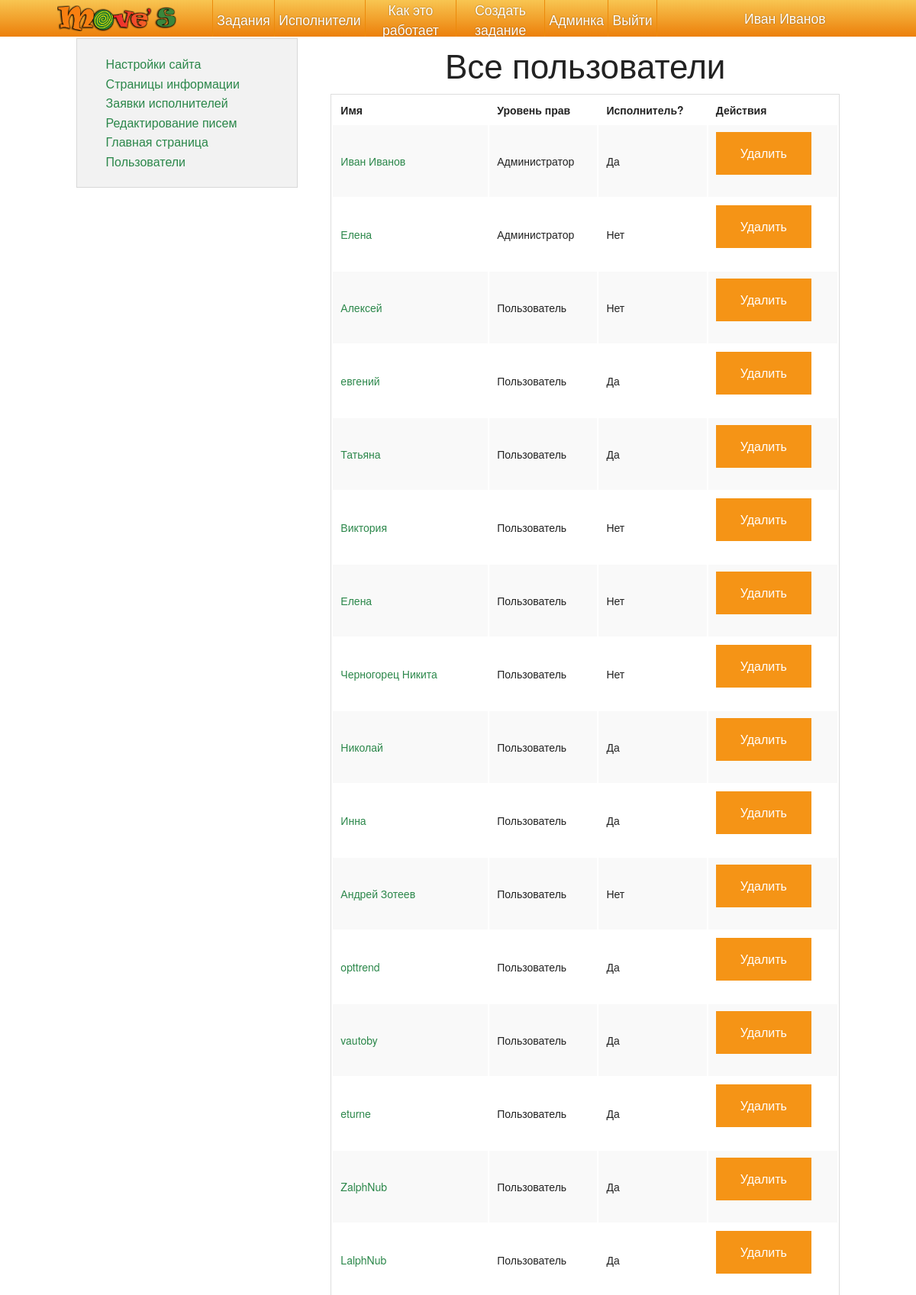
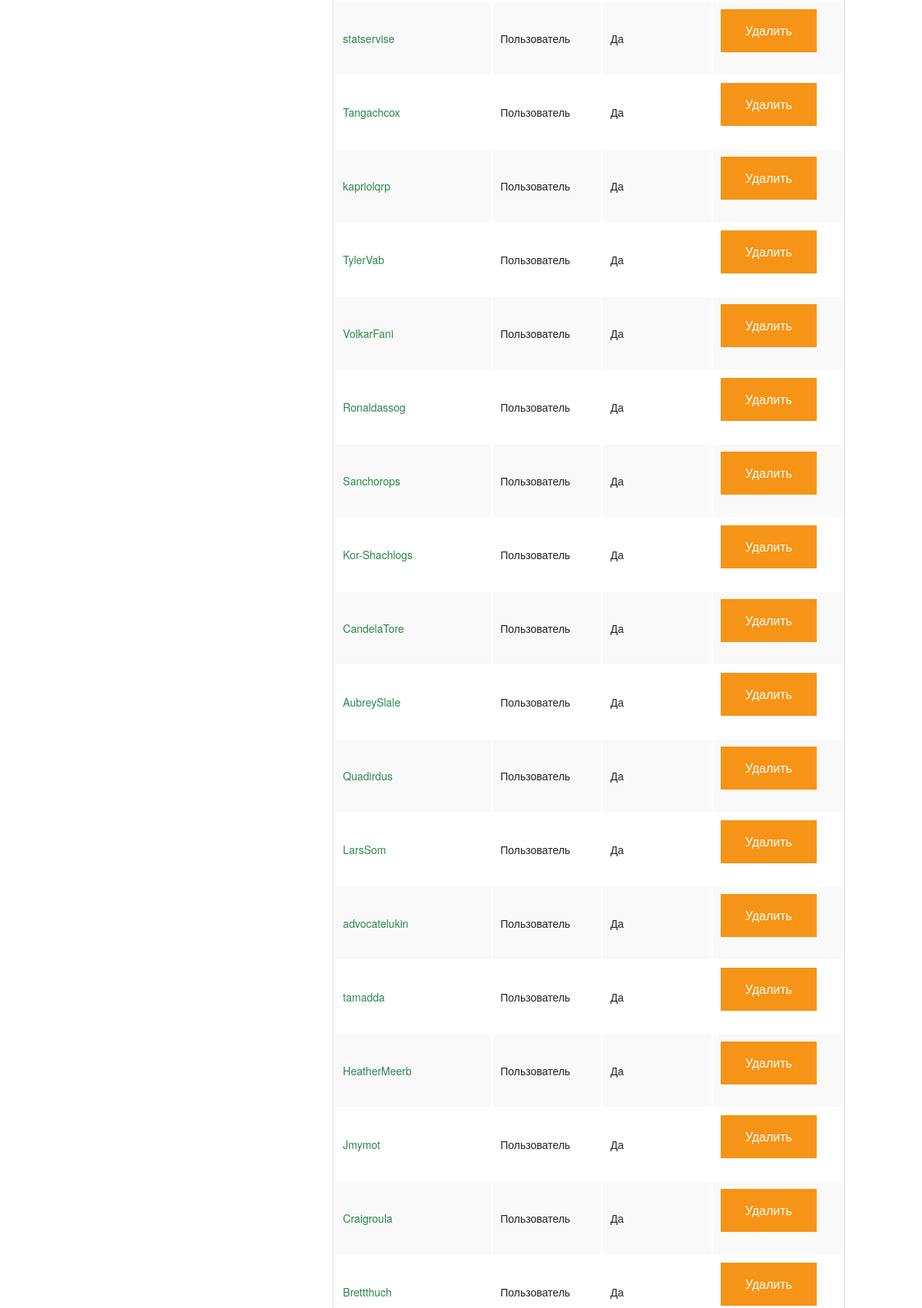
The page /admin/users/ (signed in, upper part) on the database its author committed (2 pictures, top to bottom).
### project/modules/user/model.py (models this page shows, shortened)
class User(Model, UserMixin):
    id = Column(db.Integer, primary_key=True)
    full_name = Column(db.String(255), nullable=False)
    registered_at = Column(db.DateTime, default=datetime.datetime.utcnow)
    last_visited_at = Column(db.DateTime, default=None)
    phone = Column(db.String(100))
    email = Column(db.String(100), unique=False)
    password = Column(db.String(64), nullable=False)
    password_salt = Column(db.String(8), nullable=False)
    city = Column(db.String(255), nullable=False)
    active = Column(db.Boolean, default=True, nullable=False) # Is account activated
    email_confirmed = Column(db.Boolean, default=False, nullable=False) # Is account activated
    phone_confirmed = Column(db.Boolean, default=False, nullable=False) # Is phone confirmed
    doer = Column(db.Boolean, default=True, nullable=False)   # Does a user have doer rights
    task_categories = relationship('Category', secondary=category_to_doer, backref=db.backref('doers', lazy='dynamic'))
    balance = Column(db.Numeric(precision=15, scale=2), default=0)
    avatar_id = Column(db.Integer, db.ForeignKey('upload.id'), nullable=True)
    avatar = relationship('Upload', foreign_keys=[avatar_id], uselist=False)
    rights = Column(db.String(100), nullable=False, default='user')
    roles = db.relationship('Role', secondary=role_to_user, backref=db.backref('users', lazy='dynamic'))
    age = Column(db.Integer)
    about = Column(db.Text(2048), default='')
    deleted = Column(db.Boolean, default=False, nullable=False)
    _rating = Column('rating', db.Float, nullable=False, default=0.0)
    @hybrid_property
    def rating(self):
        return self._rating
    @rating.setter
    def rating(self, value):
        raise Exception('Please, use User.add_rating(rater, value) and User.remove_rating(rating_id) methods')
    def is_authenticated(self):
        return True

### project/modules/admin/views.py (the view)
@frontend.route('admin/users/', methods=['GET'])
@rights_required('admin')
def admin_users():
    return render_template('admin/users.html', **{
        'all_users': User.query.filter_by(deleted=False).all()
    })

### project/security.py (called while the page is built)
@login_manager.user_loader
def load_user(id):
    print('USER LOADER CALLED')
    result = User.query.get( int(id) )
    print('REQUESTED USER ID: {}'.format(id))
    print('REQUESTED USER: {}'.format(result))
    return result

### project/template_globals.py (called while the page is built)
@app.template_filter('nl2br')
def nl2br(value):
    value = re.sub(r'\r\n|\r|\n', '\n', value)
    return Markup(value.replace('\n', '<br />'))

@app.template_filter('oneline')
def oneline(value):
    value = re.sub(r'\r\n|\r|\n', '\n', value)
    return Markup(value.replace('\n', ' '))

@app.template_filter('rights_level_russian')
def rights_level_russian(rights_level_string):
    s = rights_level_string.strip().lower()
    if s == 'guest': return 'Гость'
    if s == 'user': return 'Пользователь'
    if s == 'moderator': return 'Модератор'
    if s == 'admin': return 'Администратор'
    return rights_level_string

@app.context_processor
def inject_globals():
	return {
		'now': datetime.datetime.now(),
		'settings': Constant.query.filter_by(active=True).first(),
		'config': config,
        'user_avatar_link': user_avatar_link,
        'has_rights': has_rights
	}

### project/util.py (called while the page is built)
def has_rights(user, rights):
    rights_level = user.rights or 'guest'
    if rights_level not in rights_order or rights not in rights_order:
        return False
    if rights_order.index(rights_level) < rights_order.index(rights):
        return False
    return True

def rights_required(rights):
    def decorator(f):
        @functools.wraps(f)
        def wrapper(*args, **kwargs):
            if not has_rights(current_user, rights):
                return redirect( url_for('frontend.access_denied') )
            return f(*args, **kwargs)
        return wrapper
    return decorator

### templates/admin/users.html (shortened to what this page needs)
{% extends 'admin/admin_base.html' %}
{% block controller %}admin_users{% endblock %}
{% block admin_page %}
	<h1>Все пользователи</h1>
	<table class="admin-all-users" style="width: 100%">
	<tr><th>Имя</th><th>Уровень прав</th><th>Исполнитель?</th><th>Действия</th></tr>
	{% for user in all_users %}
		<tr>
			<td><a href="{{ url_for('frontend.user_view', id=user.id) }}">{{ user.full_name }}</a></td>
			<td>{{ user.rights|rights_level_russian }}</td>
			<td>{{ 'Да' if user.doer else 'Нет' }}</td>
			<td><button class="btn btn-small js-admin-delete-user" data-user-id="{{ user.id }}">Удалить</button></td>
		</tr>
	{% endfor %}
	</table>
{% endblock admin_page %}

### templates/base.html (shortened to what this page needs)
<!doctype html>
<html class="no-js" lang="ru">
<head>
    {% block styles %}
    <link rel="stylesheet" href="/static/assets/css/app.css">
    <link rel="stylesheet" href="/static/assets/css/additional_styles.css">
    <link rel="stylesheet" href="/static/assets/css/jquery.datetimepicker.css">
    <link rel="stylesheet" href="/static/assets/css/magnific-popup.css">
    <link rel="stylesheet" href="/static/assets/css/chosen.min.css">
    <link rel="stylesheet" href="/static/assets/css/trumbowyg/trumbowyg.min.css">
    {% endblock %}
</head>
<body class="{% block controller %}{% endblock %}">
    <div class="off-canvas-wrap" data-offcanvas>
        <div class="inner-wrap">
            {% block menu %}
            <div class="row full-width sticky-header hide-for-small-only">
                <div class="small-2 columns hide-for-medium-only sticky-header__logo">
                    <div class="center-y">
                        <a href="{{ url_for('frontend.index') }}" class="sticky-header__link"><img class="sticky-header__logo" src="/static/assets/img/logo_shaded.png"></a>
                    </div>
                </div>
                <nav class="small-7 columns sticky-header__items">
                    <div class="center-y">
                        <a href="{{ url_for('frontend.task_list') }}" class="sticky-header__nav-link">Задания</a>
                        <a href="{{ url_for('frontend.user_list') }}" class="sticky-header__nav-link">Исполнители</a>
                        <a href="{{ url_for('frontend.info') }}" class="sticky-header__nav-link last">Как это работает</a>
						{% if current_user.is_authenticated() %}
                        <a href="{{ url_for('frontend.task_new') }}" class="sticky-header__nav-link">Создать задание</a>
                        {% if current_user.rights == 'admin' %}
                        <a href="{{ url_for('frontend.admin_settings') }}" class="sticky-header__nav-link last">Админка</a>
                        {% endif %}
                        <a href="{{ url_for('frontend.logout') }}" class="sticky-header__nav-link">Выйти</a>
						{% endif %}
                    </div>
                </nav>
                <div class="small-2 columns sticky-header__profile">
                    <div class="center-y">
                        {% if current_user.is_authenticated() %}
                        <a href="{{ url_for('frontend.user_view', id = current_user.id) }}">{{ current_user.full_name }}</a>
                        {% else %}
                            <a href="{{ url_for('frontend.login') }}" class="sticky-header__nav-link">Вход</a>
                            <a href="{{ url_for('frontend.reg') }}" class="sticky-header__nav-link">Регистрация</a>
                        {% endif %}
                    </div>
                </div>
            </div>
            {% endblock menu %}
            <div class="content-pad">
            {% block body %}
            {% endblock %}
            </div>
        </div>
    </div>
</body>
</html>

### static/assets/css/additional_styles.css (style rules this page uses)
.sticky-header a { font-size: 1.1em; }

### rows shown on the page
User: full_name "Иван Иванов", rights|rights_level_russian "Администратор", doer "Да"
User: full_name "Елена", rights|rights_level_russian "Администратор", doer "Нет"
User: full_name "Алексей", rights|rights_level_russian "Пользователь", doer "Нет"
User: full_name "евгений", rights|rights_level_russian "Пользователь", doer "Да"
User: full_name "Татьяна", rights|rights_level_russian "Пользователь", doer "Да"
User: full_name "Виктория", rights|rights_level_russian "Пользователь", doer "Нет"
User: full_name "Елена", rights|rights_level_russian "Пользователь", doer "Нет"
User: full_name "Черногорец Никита", rights|rights_level_russian "Пользователь", doer "Нет"
User: full_name "Николай", rights|rights_level_russian "Пользователь", doer "Да"
User: full_name "Инна", rights|rights_level_russian "Пользователь", doer "Да"
User: full_name "Андрей Зотеев", rights|rights_level_russian "Пользователь", doer "Нет"
User: full_name "opttrend", rights|rights_level_russian "Пользователь", doer "Да"
User: full_name "vautoby", rights|rights_level_russian "Пользователь", doer "Да"
User: full_name "eturne", rights|rights_level_russian "Пользователь", doer "Да"
User: full_name "ZalphNub", rights|rights_level_russian "Пользователь", doer "Да"
User: full_name "LalphNub", rights|rights_level_russian "Пользователь", doer "Да"
User: full_name "statservise", rights|rights_level_russian "Пользователь", doer "Да"
User: full_name "Tangachcox", rights|rights_level_russian "Пользователь", doer "Да"
User: full_name "kapriolqrp", rights|rights_level_russian "Пользователь", doer "Да"
User: full_name "TylerVab", rights|rights_level_russian "Пользователь", doer "Да"
User: full_name "VolkarFani", rights|rights_level_russian "Пользователь", doer "Да"
User: full_name "Ronaldassog", rights|rights_level_russian "Пользователь", doer "Да"
User: full_name "Sanchorops", rights|rights_level_russian "Пользователь", doer "Да"
User: full_name "Kor-Shachlogs", rights|rights_level_russian "Пользователь", doer "Да"
User: full_name "CandelaTore", rights|rights_level_russian "Пользователь", doer "Да"
User: full_name "AubreySlale", rights|rights_level_russian "Пользователь", doer "Да"
User: full_name "Quadirdus", rights|rights_level_russian "Пользователь", doer "Да"
User: full_name "LarsSom", rights|rights_level_russian "Пользователь", doer "Да"
User: full_name "advocatelukin", rights|rights_level_russian "Пользователь", doer "Да"
User: full_name "tamadda", rights|rights_level_russian "Пользователь", doer "Да"
User: full_name "HeatherMeerb", rights|rights_level_russian "Пользователь", doer "Да"
User: full_name "Jmymot", rights|rights_level_russian "Пользователь", doer "Да"
User: full_name "Craigroula", rights|rights_level_russian "Пользователь", doer "Да"
User: full_name "Brettthuch", rights|rights_level_russian "Пользователь", doer "Да"
